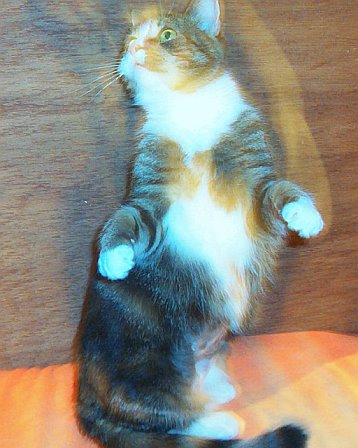
#> input picture PetImages/Cat/10011.jpg, 358 x 448 px, found by its file name; its folder holds only this picture in this run
$ jupyter execute --allow-errors 01_data_exploration.ipynb
#> lines starting #> are read from the running program, lines starting #| are printed output that depends on the picture
# 01 : Data Exploration and Cleaning

[cell 1]
import os
import pandas as pd
import matplotlib.pyplot as plt
from PIL import Image

[cell 2]
DATA_DIR = "../data/PetImages"
CLASSES = ["Cat", "Dog"]

for label in CLASSES:
    folder = os.path.join(DATA_DIR, label)
    print(folder, "exists:", os.path.isdir(folder))

## 1. Counting number of images in each class

[cell 3]
rows = []

for label in CLASSES:
    folder = os.path.join(DATA_DIR, label)
    for filename in os.listdir(folder):
        filepath = os.path.join(folder, filename)
        rows.append({"filepath": filepath, "label": label})

df = pd.DataFrame(rows)

print("Total files:", len(df))
print(df["label"].value_counts())
df.head()

## 2. Remove broken files

[cell 4]
import warnings
warnings.filterwarnings("ignore")

def is_valid_image(filepath):
#> called with filepath = '../data/PetImages/Cat/10011.jpg'
    try:
        with Image.open(filepath) as img:
#> img is the input picture: PIL image 358x448 RGB; mean R, G, B 142.7, 140.1, 127.9
            img.load()
            return img.format == "JPEG"
    except Exception:
        return False

df["is_good"] = df["filepath"].apply(is_valid_image)
#> call 2 of is_valid_image, with filepath = '../data/PetImages/Dog/1012.jpg'
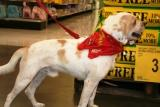
#> input picture PetImages/Dog/1012.jpg, 160 x 107 px, found by its file name
#> in is_valid_image, img is the input picture: PIL image 160x107 RGB; mean R, G, B 136.3, 105.7, 69

bad_files = df[df["is_good"] == False]
print("Broken files:", len(bad_files))
print(bad_files["filepath"].tolist())

[cell 5]
def investigate_bad_files(filepath):
    try:
        with Image.open(filepath) as img:
            img.load()
            return "not a JPEG (" + str(img.format) + ")"
    except Exception:
        return "cannot open"

bad_files = bad_files.copy()
bad_files["problem"] = bad_files["filepath"].apply(investigate_bad_files)

print(bad_files["label"].value_counts())
print()
print(bad_files["problem"].value_counts())

[cell 6]
df = df[df["is_good"]].drop(columns="is_good").reset_index(drop=True)

print("Usable images:", len(df))
print(df["label"].value_counts())

## 3. Image sizes and color modes

[cell 7]
widths = []
heights = []
modes = []

for filepath in df["filepath"]:
    with Image.open(filepath) as img:
        widths.append(img.width)
        heights.append(img.height)
        modes.append(img.mode)

df["width"] = widths
df["height"] = heights
df["mode"] = modes

print(df[["width", "height"]].describe().round(1))
print()
print(df["mode"].value_counts())

[cell 8]
fig, axes = plt.subplots(1, 2, figsize=(12, 4))

axes[0].hist(df["width"], bins=50)
axes[0].set_title("Image widths")
axes[0].set_xlabel("pixels")

axes[1].hist(df["height"], bins=50)
axes[1].set_title("Image heights")
axes[1].set_xlabel("pixels")

plt.show()
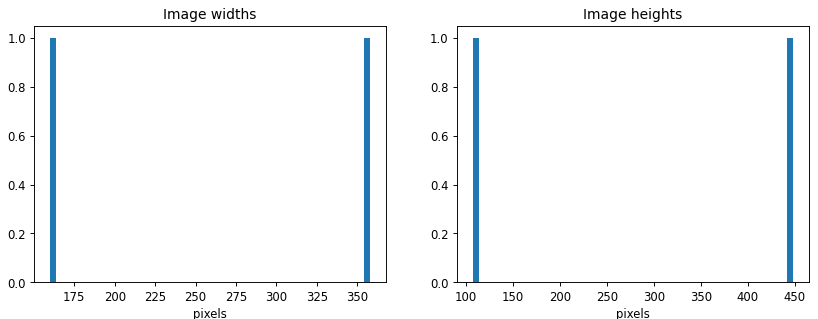
#> figure drawn by matplotlib, 2 panels
